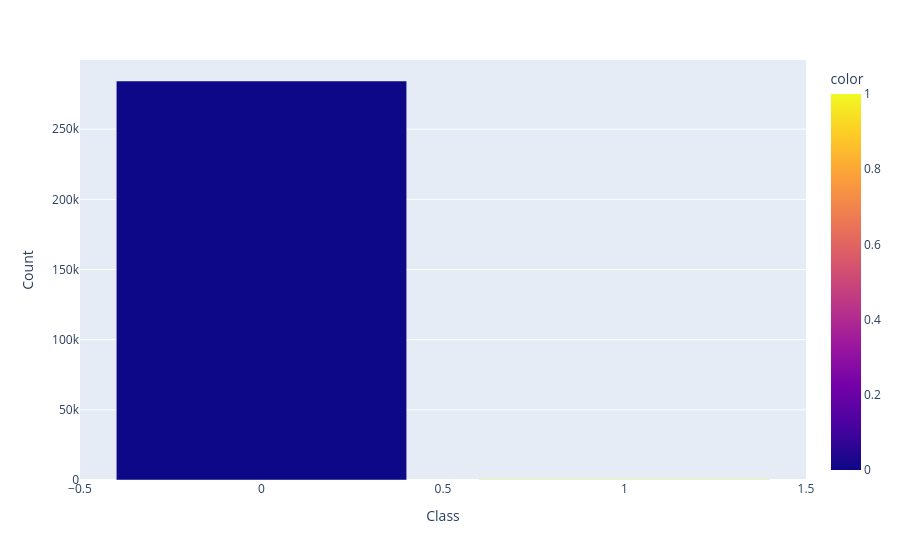

The notebook cell this image was saved under:
### Code cell
counts = df['Class'].value_counts()

fig = px.bar(
    x=counts.index,
    y=counts.values,
    color=counts.index,  # color by class
    color_discrete_map={0: 'skyblue', 1: 'salmon'},
    labels={'x': 'Class', 'y': 'Count'}
)

fig.show()

### Figure 1 — Plotly figure (JSON) as saved in the notebook; plotly's stock layout.template omitted (floating-point values rounded to 4 significant figures)
{"data": [{"alignmentgroup": "True", "hovertemplate": "Class=%{x}<br>Count=%{y}<br>color=%{marker.color}<extra></extra>", "legendgroup": "", "marker": {"color": [0, 1], "coloraxis": "coloraxis", "pattern": {"shape": ""}}, "name": "", "offsetgroup": "", "orientation": "v", "showlegend": false, "textposition": "auto", "type": "bar", "x": [0, 1], "xaxis": "x", "y": [284315, 492], "yaxis": "y"}], "layout": {"barmode": "relative", "coloraxis": {"colorbar": {"title": {"text": "color"}}, "colorscale": [[0, "#0d0887"], [0.1111, "#46039f"], [0.2222, "#7201a8"], [0.3333, "#9c179e"], [0.4444, "#bd3786"], [0.5556, "#d8576b"], [0.6667, "#ed7953"], [0.7778, "#fb9f3a"], [0.8889, "#fdca26"], [1, "#f0f921"]]}, "legend": {"tracegroupgap": 0}, "margin": {"t": 60}, "xaxis": {"anchor": "y", "domain": [0, 1], "title": {"text": "Class"}}, "yaxis": {"anchor": "x", "domain": [0, 1], "title": {"text": "Count"}}}}
